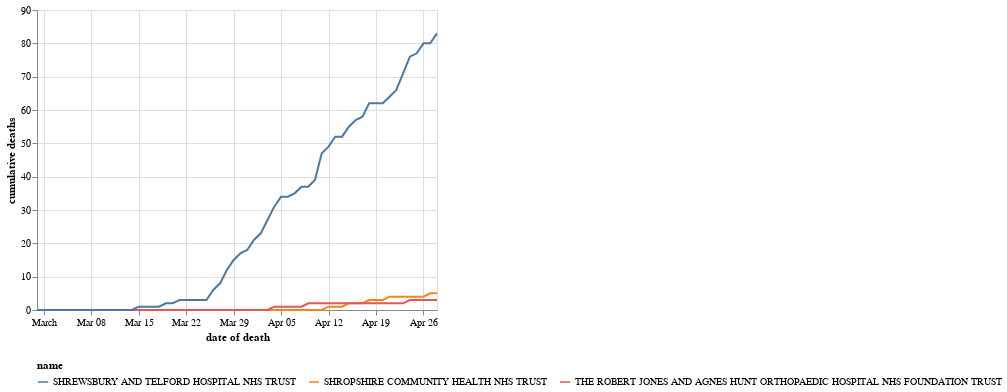

The notebook cell saved with this chart:
### Markdown cell above
### Cumulative by trust

### Code cell
chart_dodds = chart_doddbt.copy()
chart_dodds = chart_dodds[chart_dodds.code.isin(trustcodes_shropshirestar)]
alt.Chart(chart_dodds).mark_line().encode(
    x='date of death',
    y='cumulative deaths',
    color='name'
).configure_legend(labelLimit=0,orient='bottom')

### Figure 1 — Vega-Lite specification as saved in the notebook (floating-point values rounded to 4 significant figures; data arrays with more than 128 entries replaced by an {"elided": "..."} marker saying what was removed)
{"config": {"view": {"continuousWidth": 400, "continuousHeight": 300}, "legend": {"labelLimit": 0, "orient": "bottom"}}, "data": {"name": "data-19f70c200f35e9596ec49f1ff956de98"}, "mark": "line", "encoding": {"color": {"type": "nominal", "field": "name"}, "x": {"type": "temporal", "field": "date of death"}, "y": {"type": "quantitative", "field": "cumulative deaths"}}, "$schema": "https://vega.github.io/schema/vega-lite/v4.8.1.json", "datasets": {"data-19f70c200f35e9596ec49f1ff956de98": {"elided": "180 records"}}}
